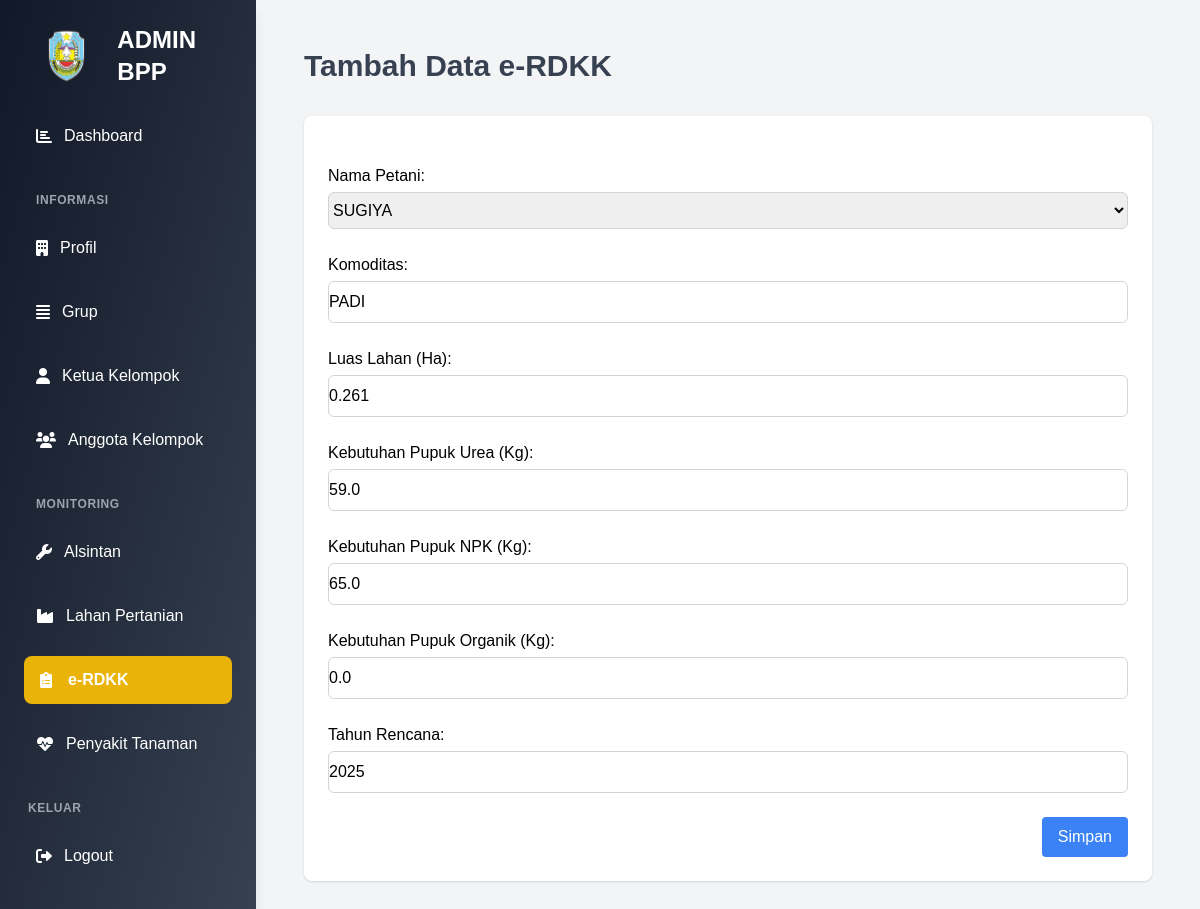
The page /administrator/edit-erdkk/1 (signed in) on the database its author committed.
### administrator/models.py (models this page shows, shortened)
class DataERDKK(models.Model):
    petani = models.ForeignKey('Petani', on_delete=models.CASCADE)
    komoditas = models.CharField(max_length=100)
    luas_lahan = models.CharField(max_length=20)
    pupuk_urea = models.FloatField(default=0)
    pupuk_npk = models.FloatField(default=0)
    pupuk_organik = models.FloatField(default=0)
    tahun_rencana = models.PositiveIntegerField(default=date.today().year)
    slug = models.SlugField(max_length=200, unique=True, blank=True, null=True)
    class Meta:
        verbose_name_plural = "Data ERDKK"

### administrator/views.py (the view)
# urls.py: path('edit-erdkk/<str:pk>', views.editerdkkadmin, name='editerdkkadmin'),
@login_required(login_url='login')
def editerdkkadmin(request, pk):
    erdkk = get_object_or_404(DataERDKK, id=pk)
    if request.method == "POST":
        form = DataERDKKForm(request.POST, request.FILES, instance=erdkk)
        if form.is_valid():
            form.save()
            return redirect('erdkkadmin')
        else:
            print(form.errors)  # Ini akan tampil di terminal
    else:
        form = DataERDKKForm(instance=erdkk)
    return render(request, 'formerdkkadmin.html', {
        "judul": "Edit DataERDKK",
        "menu": "erdkk",
        "form": form
    })

### administrator/models.py (called while the page is built)
    def __str__(self):
        return self.nama

### administrator/templates/formerdkkadmin.html (shortened to what this page needs)
{% extends "baseadmin.html" %}
{% load static %}
{% block content %}
<div class="flex-1 p-6 transition-all duration-200 ease-in-out">
    <header class="mb-8">
        <h1 class="text-3xl font-bold text-gray-700">Tambah Data e-RDKK</h1>
    </header>
    <div class="bg-white shadow rounded-lg p-6">
        <form action="" method="post" enctype="multipart/form-data" class="space-y-6">
            {{ form.as_p }}
            <div class="flex justify-end">
                <button type="submit" class="bg-blue-500 text-white px-4 py-2 rounded hover:bg-blue-600">
                    Simpan
                </button>
            </div>
        </form>
    </div>
</div>
{% endblock content %}

### rows shown on the page
DataERDKK: petani "SUGIYA", komoditas "PADI", luas_lahan "0.261", pupuk_urea "59.0", pupuk_npk "65.0", pupuk_organik "0.0", tahun_rencana "2025"
